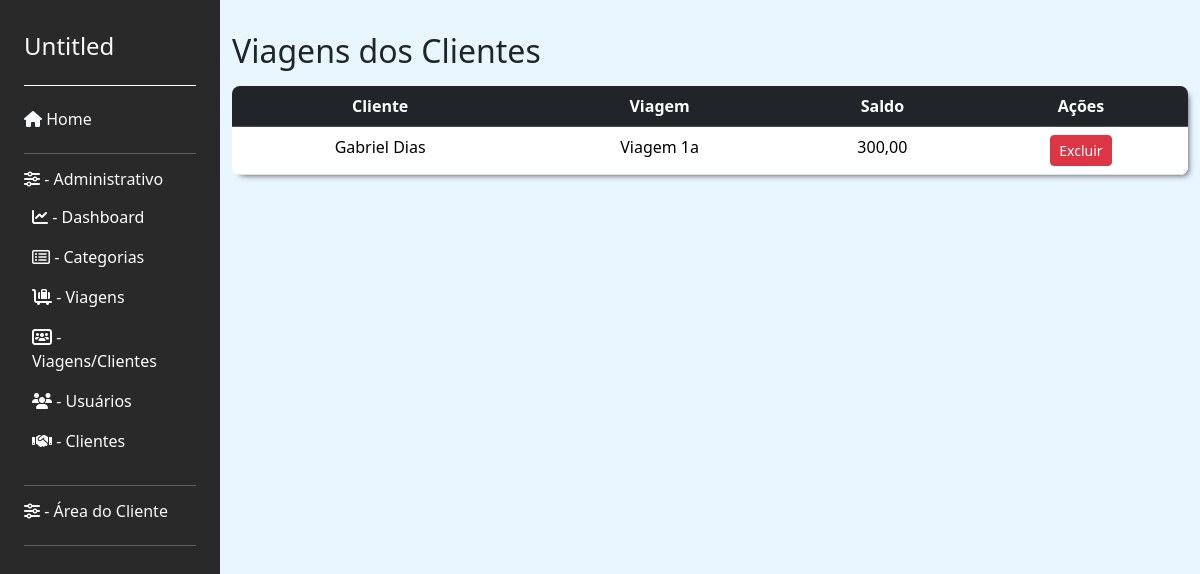
/trip/listar_viagens_vinculadas/ (signed in), run on the app's committed database.
### user/models.py (models this page shows, shortened)
class ViagensCliente(models.Model):
    cliente = models.ForeignKey(Cliente, on_delete=models.CASCADE)
    viagem = models.ForeignKey(Viagem, on_delete=models.CASCADE)

class Cliente(models.Model):
    user = models.OneToOneField(User, on_delete=models.CASCADE)
    rg = models.CharField(max_length=20, blank=True, null=True)
    cpf = models.CharField(max_length=14, blank=True, null=True)
    telefone = models.CharField(max_length=15, blank=True, null=True)
    data_nascimento = models.DateField(null=False)
    GENERO_CHOICES = (
        ('M', 'Masculino'),
        ('F', 'Feminino'),
        ('O', 'Outro')
    )
    genero = models.CharField(max_length=1, choices=GENERO_CHOICES)
    update_at = models.DateTimeField(auto_now=True)
    created_at = models.DateTimeField(auto_now_add=True)

### trip/models.py (models this page shows, shortened)
class Viagem(models.Model):
    titulo = models.CharField(max_length=200)
    slug = models.SlugField(unique=True, blank=True)
    categoria = models.ForeignKey(
        Categoria, on_delete=models.SET_NULL, null=True, blank=True, default=None)  # noqa
    descricao = models.TextField(null=False)
    custo = models.DecimalField(max_digits=10, decimal_places=2, null=False)
    preco = models.DecimalField(max_digits=10, decimal_places=2, null=False)
    check_in_data = models.DateTimeField(null=False)
    check_out_data = models.DateTimeField(null=False)
    vagas_disponiveis = models.IntegerField()
    cover = models.ImageField(
        upload_to='viagens_covers/', null=True, blank=True)
    is_active = models.BooleanField(default=True)
    created_at = models.DateTimeField(auto_now_add=True)
    updated_at = models.DateTimeField(auto_now=True)

### user/views.py (the view, shortened to what this page needs)
# urls.py: path('listar_viagens_vinculadas/', listar_viagens_vinculadas,
def listar_viagens_vinculadas(request):
    if request.user.is_authenticated and request.user.groups.filter(name='ADM').exists():
        viagens_clientes = ViagensCliente.objects.filter(
            viagem__is_active=True)
        return render(request, 'trip/viagem/listar_viagens_vinculadas.html',
                      {'viagens_clientes': viagens_clientes, **sidebar(request)})

### trip/views.py (called while the page is built)
def sidebar(request):
    is_adm = request.user.groups.filter(name='ADM').exists()
    is_cliente = request.user.groups.filter(name='Cliente').exists()
    return {'is_adm': is_adm, 'is_cliente': is_cliente}

### trip/templates/trip/viagem/listar_viagens_vinculadas.html (shortened to what this page needs)
{% extends 'base.html' %}
{% block content %}
  <h2>Viagens dos Clientes</h2>
  <div class="table-container mt-3">
    <table class="table  text-center" style="margin-bottom: 0;">
      <thead class="table-dark">
        <tr>
          <th>Cliente</th>
          <th>Viagem</th>
          <th>Saldo</th>
          <th>Ações</th>
        </tr>
      </thead>
      <tbody>
        {% for viagens_cliente in viagens_clientes %}
          <tr>
            <td>{{ viagens_cliente.cliente.user.first_name }} {{ viagens_cliente.cliente.user.last_name }}</td>
            <td>{{ viagens_cliente.viagem.titulo }}</td>
            <td>{{ viagens_cliente.viagem.preco }}</td>
            <td>
              <button type="button" class="btn btn-danger btn-sm" data-bs-toggle="modal" data-bs-target="#excluirModal{{ viagens_cliente.id }}">
                Excluir
              </button>
            </td>
          </tr>
        {% endfor %}
      </tbody>
    </table>
  </div>
{% endblock content %}

### base_static/css/styles.css (style rules this page uses)
body { margin: 0; padding: 0; box-sizing: border-box; font-family: 'Arial', sans-serif; }
.table-container { border-radius: 8px; overflow: hidden; box-shadow: 4px 4px 6px -4px rgba(0,0,0,0.75); }

### data on the page
ViagensCliente: cliente.user.first_name "Gabriel", cliente.user.last_name "Dias", viagem.titulo "Viagem 1a", viagem.preco "300,00"
